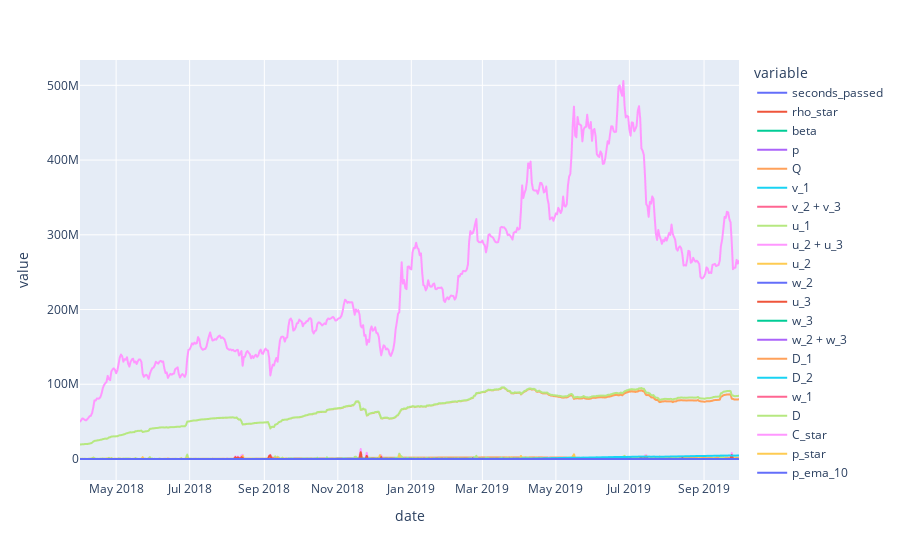

Notebook source saved alongside this figure:
### Code cell
# Plot the full set of historical data over time
debt_market_df.plot()

### Figure 1 — Plotly figure (JSON) as saved in the notebook; plotly's stock layout.template omitted (floating-point values rounded to 4 significant figures; data arrays with more than 128 entries replaced by an {"elided": "..."} marker saying what was removed)
{"data": [{"hovertemplate": "variable=seconds_passed<br>date=%{x}<br>value=%{y}<extra></extra>", "legendgroup": "seconds_passed", "line": {"color": "#636efa", "dash": "solid"}, "mode": "lines", "name": "seconds_passed", "showlegend": true, "type": "scattergl", "x": {"elided": "548 str values"}, "xaxis": "x", "y": {"elided": "548 int values"}, "yaxis": "y"}, {"hovertemplate": "variable=rho_star<br>date=%{x}<br>value=%{y}<extra></extra>", "legendgroup": "rho_star", "line": {"color": "#EF553B", "dash": "solid"}, "mode": "lines", "name": "rho_star", "showlegend": true, "type": "scattergl", "x": {"elided": "548 str values"}, "xaxis": "x", "y": {"elided": "548 float values"}, "yaxis": "y"}, {"hovertemplate": "variable=beta<br>date=%{x}<br>value=%{y}<extra></extra>", "legendgroup": "beta", "line": {"color": "#00cc96", "dash": "solid"}, "mode": "lines", "name": "beta", "showlegend": true, "type": "scattergl", "x": {"elided": "548 str values"}, "xaxis": "x", "y": {"elided": "548 float values"}, "yaxis": "y"}, {"hovertemplate": "variable=p<br>date=%{x}<br>value=%{y}<extra></extra>", "legendgroup": "p", "line": {"color": "#ab63fa", "dash": "solid"}, "mode": "lines", "name": "p", "showlegend": true, "type": "scattergl", "x": {"elided": "548 str values"}, "xaxis": "x", "y": {"elided": "548 float values"}, "yaxis": "y"}, {"hovertemplate": "variable=Q<br>date=%{x}<br>value=%{y}<extra></extra>", "legendgroup": "Q", "line": {"color": "#FFA15A", "dash": "solid"}, "mode": "lines", "name": "Q", "showlegend": true, "type": "scattergl", "x": {"elided": "548 str values"}, "xaxis": "x", "y": {"elided": "548 float values"}, "yaxis": "y"}, {"hovertemplate": "variable=v_1<br>date=%{x}<br>value=%{y}<extra></extra>", "legendgroup": "v_1", "line": {"color": "#19d3f3", "dash": "solid"}, "mode": "lines", "name": "v_1", "showlegend": true, "type": "scattergl", "x": {"elided": "548 str values"}, "xaxis": "x", "y": {"elided": "548 float values"}, "yaxis": "y"}, {"hovertemplate": "variable=v_2 + v_3<br>date=%{x}<br>value=%{y}<extra></extra>", "legendgroup": "v_2 + v_3", "line": {"color": "#FF6692", "dash": "solid"}, "mode": "lines", "name": "v_2 + v_3", "showlegend": true, "type": "scattergl", "x": {"elided": "548 str values"}, "xaxis": "x", "y": {"elided": "548 float values"}, "yaxis": "y"}, {"hovertemplate": "variable=u_1<br>date=%{x}<br>value=%{y}<extra></extra>", "legendgroup": "u_1", "line": {"color": "#B6E880", "dash": "solid"}, "mode": "lines", "name": "u_1", "showlegend": true, "type": "scattergl", "x": {"elided": "548 str values"}, "xaxis": "x", "y": {"elided": "548 float values"}, "yaxis": "y"}, {"hovertemplate": "variable=u_2 + u_3<br>date=%{x}<br>value=%{y}<extra></extra>", "legendgroup": "u_2 + u_3", "line": {"color": "#FF97FF", "dash": "solid"}, "mode": "lines", "name": "u_2 + u_3", "showlegend": true, "type": "scattergl", "x": {"elided": "548 str values"}, "xaxis": "x", "y": {"elided": "548 float values"}, "yaxis": "y"}, {"hovertemplate": "variable=u_2<br>date=%{x}<br>value=%{y}<extra></extra>", "legendgroup": "u_2", "line": {"color": "#FECB52", "dash": "solid"}, "mode": "lines", "name": "u_2", "showlegend": true, "type": "scattergl", "x": {"elided": "548 str values"}, "xaxis": "x", "y": {"elided": "548 float values"}, "yaxis": "y"}, {"hovertemplate": "variable=w_2<br>date=%{x}<br>value=%{y}<extra></extra>", "legendgroup": "w_2", "line": {"color": "#636efa", "dash": "solid"}, "mode": "lines", "name": "w_2", "showlegend": true, "type": "scattergl", "x": {"elided": "548 str values"}, "xaxis": "x", "y": {"elided": "548 float values"}, "yaxis": "y"}, {"hovertemplate": "variable=u_3<br>date=%{x}<br>value=%{y}<extra></extra>", "legendgroup": "u_3", "line": {"color": "#EF553B", "dash": "solid"}, "mode": "lines", "name": "u_3", "showlegend": true, "type": "scattergl", "x": {"elided": "548 str values"}, "xaxis": "x", "y": {"elided": "548 float values"}, "yaxis": "y"}, {"hovertemplate": "variable=w_3<br>date=%{x}<br>value=%{y}<extra></extra>", "legendgroup": "w_3", "line": {"color": "#00cc96", "dash": "solid"}, "mode": "lines", "name": "w_3", "showlegend": true, "type": "scattergl", "x": {"elided": "548 str values"}, "xaxis": "x", "y": {"elided": "548 float values"}, "yaxis": "y"}, {"hovertemplate": "variable=w_2 + w_3<br>date=%{x}<br>value=%{y}<extra></extra>", "legendgroup": "w_2 + w_3", "line": {"color": "#ab63fa", "dash": "solid"}, "mode": "lines", "name": "w_2 + w_3", "showlegend": true, "type": "scattergl", "x": {"elided": "548 str values"}, "xaxis": "x", "y": {"elided": "548 float values"}, "yaxis": "y"}, {"hovertemplate": "variable=D_1<br>date=%{x}<br>value=%{y}<extra></extra>", "legendgroup": "D_1", "line": {"color": "#FFA15A", "dash": "solid"}, "mode": "lines", "name": "D_1", "showlegend": true, "type": "scattergl", "x": {"elided": "548 str values"}, "xaxis": "x", "y": {"elided": "548 float values"}, "yaxis": "y"}, {"hovertemplate": "variable=D_2<br>date=%{x}<br>value=%{y}<extra></extra>", "legendgroup": "D_2", "line": {"color": "#19d3f3", "dash": "solid"}, "mode": "lines", "name": "D_2", "showlegend": true, "type": "scattergl", "x": {"elided": "548 str values"}, "xaxis": "x", "y": {"elided": "548 float values"}, "yaxis": "y"}, {"hovertemplate": "variable=w_1<br>date=%{x}<br>value=%{y}<extra></extra>", "legendgroup": "w_1", "line": {"color": "#FF6692", "dash": "solid"}, "mode": "lines", "name": "w_1", "showlegend": true, "type": "scattergl", "x": {"elided": "548 str values"}, "xaxis": "x", "y": {"elided": "548 float values"}, "yaxis": "y"}, {"hovertemplate": "variable=D<br>date=%{x}<br>value=%{y}<extra></extra>", "legendgroup": "D", "line": {"color": "#B6E880", "dash": "solid"}, "mode": "lines", "name": "D", "showlegend": true, "type": "scattergl", "x": {"elided": "548 str values"}, "xaxis": "x", "y": {"elided": "548 float values"}, "yaxis": "y"}, {"hovertemplate": "variable=C_star<br>date=%{x}<br>value=%{y}<extra></extra>", "legendgroup": "C_star", "line": {"color": "#FF97FF", "dash": "solid"}, "mode": "lines", "name": "C_star", "showlegend": true, "type": "scattergl", "x": {"elided": "548 str values"}, "xaxis": "x", "y": {"elided": "548 float values"}, "yaxis": "y"}, {"hovertemplate": "variable=p_star<br>date=%{x}<br>value=%{y}<extra></extra>", "legendgroup": "p_star", "line": {"color": "#FECB52", "dash": "solid"}, "mode": "lines", "name": "p_star", "showlegend": true, "type": "scattergl", "x": {"elided": "548 str values"}, "xaxis": "x", "y": {"elided": "548 int values"}, "yaxis": "y"}, {"hovertemplate": "variable=p_ema_10<br>date=%{x}<br>value=%{y}<extra></extra>", "legendgroup": "p_ema_10", "line": {"color": "#636efa", "dash": "solid"}, "mode": "lines", "name": "p_ema_10", "showlegend": true, "type": "scattergl", "x": {"elided": "548 str values"}, "xaxis": "x", "y": {"elided": "548 float values"}, "yaxis": "y"}], "layout": {"legend": {"title": {"text": "variable"}, "tracegroupgap": 0}, "margin": {"t": 60}, "xaxis": {"anchor": "y", "domain": [0, 1], "title": {"text": "date"}}, "yaxis": {"anchor": "x", "domain": [0, 1], "title": {"text": "value"}}}}
